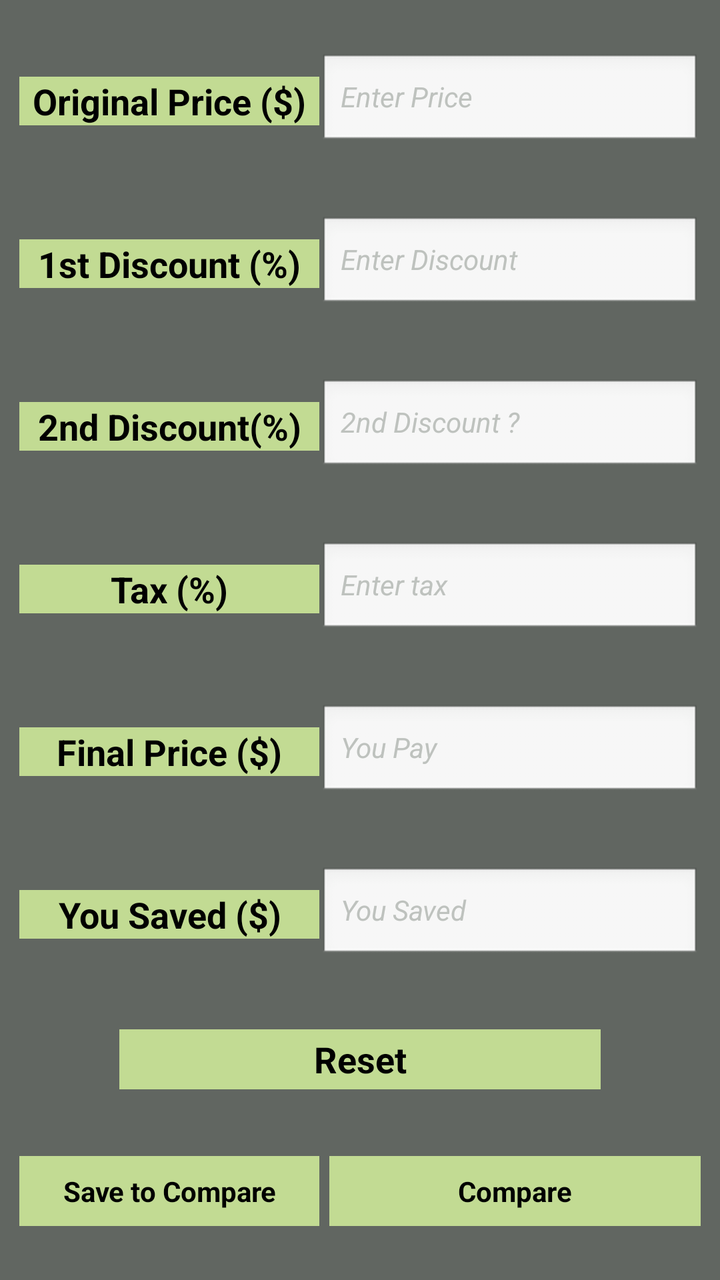
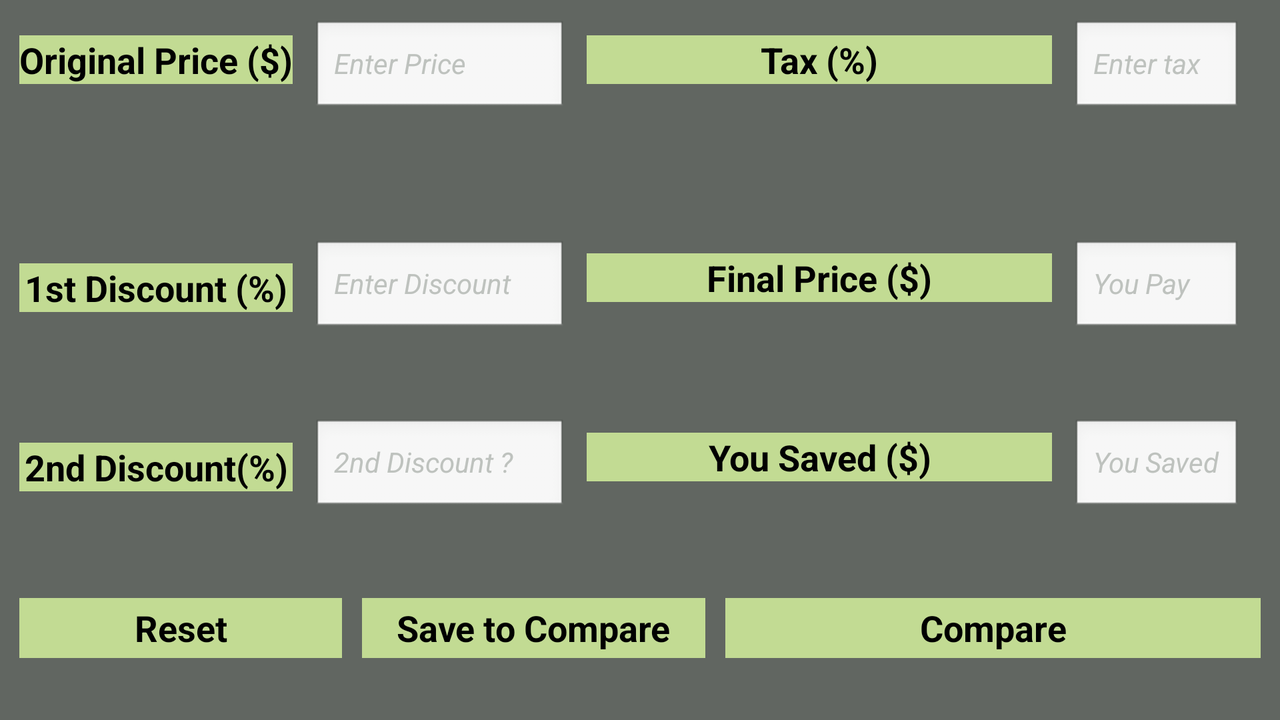

One screen, two layout resources from the same app: the default and the repository's alternative for another configuration. Each is rendered where Android would select it; the XML of both is given below.
<!-- AndroidManifest.xml: application theme AppTheme -->
<!-- res/layout/activity_main.xml -->
<LinearLayout xmlns:android="http://schemas.android.com/apk/res/android"
    xmlns:tools="http://schemas.android.com/tools"
    android:layout_width="match_parent"
    android:layout_height="match_parent"    
    android:orientation="vertical" 
    android:background="@android:color/darker_gray"   
    android:id="@+id/LinearLayout1"    
    android:paddingBottom="@dimen/activity_vertical_margin"
    android:paddingLeft="@dimen/activity_horizontal_margin"
    android:paddingRight="@dimen/activity_horizontal_margin"
    android:paddingTop="@dimen/activity_vertical_margin"
    tools:context="com.example.salepricecalculatornew.MainActivity" >

   <TableLayout
	    android:layout_width="match_parent"
	    android:layout_height="match_parent"
	    android:background="@color/backColor"
	    android:padding="10dp"
	    android:stretchColumns="1" >
		<TableRow
		     android:layout_weight="1"
		     android:gravity="center_vertical" >
             <Button
                android:id="@+id/button1"
                android:layout_width="wrap_content"
                android:layout_height="wrap_content"
                android:layout_column="0"
                android:layout_weight="1"
                android:text="@string/original_price"
                style="@style/ButtonStyle" />             
             <EditText
                android:id="@+id/editText1"
                android:layout_width="wrap_content"
                android:layout_height="wrap_content"
                android:layout_weight="1"
                android:ems="10"
                android:hint="@string/original_price_message"
 			    style="@style/TextStyle" >
             </EditText>
		   </TableRow> 
    	   <TableRow
            	android:layout_weight="1"
            	android:gravity="center_vertical" >
 			 <Button
 			     android:id="@+id/button2"
 			     android:layout_width="wrap_content"
 			     android:layout_height="wrap_content"
 			     android:layout_column="0"
 			     android:layout_weight="1"
 			     android:text="@string/discount"
 			     style="@style/ButtonStyle" /> 	 
 			 <EditText
 			     android:id="@+id/editText2"
 			     android:layout_width="wrap_content"
 			     android:layout_height="wrap_content"
 			     android:layout_weight="1"
 			     android:ems="10"
 			     android:hint="@string/discount_message"
 			     style="@style/TextStyle" />			
	   	</TableRow>
        <TableRow
      	      android:layout_weight="1"
      	      android:gravity="center_vertical" >    
    	  <Button
    	      android:id="@+id/button3"
    	      android:layout_width="wrap_content"
    	      android:layout_height="wrap_content"
    	      android:layout_column="0"
    	      android:layout_weight="1"
    	      android:text="@string/second_discount"
    	      style="@style/ButtonStyle" /> 	
    	  <EditText
    	      android:id="@+id/editText3"
    	      android:layout_width="wrap_content"
    	      android:layout_height="wrap_content"
    	      android:layout_weight="1"
    	      android:ems="10"
    	      android:hint="@string/second_discount_message"
 			  style="@style/TextStyle" />
		</TableRow>
  	    <TableRow
            android:layout_weight="1"
            android:gravity="center_vertical" >  	  
     		<Button
     		    android:id="@+id/button4"
     		    android:layout_width="wrap_content"
     		    android:layout_height="wrap_content"
     		    android:layout_column="0"
     		    android:layout_weight="1"
     		    android:text="@string/tax"
     		    style="@style/ButtonStyle" />   			
     		<EditText
     		    android:id="@+id/editText4"
     		    android:layout_width="wrap_content"
     		    android:layout_height="wrap_content"
     		    android:layout_weight="1"
     		    android:ems="10"
     		    android:hint="@string/tax_message"
 			    style="@style/TextStyle" />
		 </TableRow>	
 		 <TableRow
            android:layout_weight="1"
            android:gravity="center_vertical" >    
   		 	<Button
	   		     android:id="@+id/button5"
	   		     android:layout_width="wrap_content"
	   		     android:layout_height="wrap_content"
	   		     android:layout_column="0"
	   		     android:layout_weight="1"
	   		     android:text="@string/final_price"
	   		     style="@style/ButtonStyle" />   		 
   			 <EditText
	   		     android:id="@+id/editText5"
	   		     android:layout_width="wrap_content"
	   		     android:layout_height="wrap_content"
	   		     android:layout_weight="1"
	 	         android:clickable="false" 
			     android:cursorVisible="false" 
			     android:focusable="false" 
			     android:focusableInTouchMode="false"
	   		     android:ems="10"
	   		     android:hint="@string/final_price_message"
	 			 style="@style/TextStyle" />
 		 </TableRow>  	 
 		 <TableRow
            android:layout_weight="1"
            android:gravity="center_vertical" >
 	 	    <Button
	 	        android:id="@+id/button6"
	 	        android:layout_width="wrap_content"
	 	        android:layout_height="wrap_content"
	 	        android:layout_column="0"
	 	        android:layout_weight="1"
	 	        android:text="@string/saved"
	 	        style="@style/ButtonStyle" /> 	   
 	  	    <EditText
	 	         android:id="@+id/editText6"
	 	         android:layout_width="wrap_content"
	 	         android:layout_height="wrap_content"
	 	         android:layout_weight="1" 
	 	         android:clickable="false" 
			     android:cursorVisible="false" 
			     android:focusable="false" 
			     android:focusableInTouchMode="false"
	 	         android:ems="10"
	 	         android:hint="@string/saved_message"
	 			 style="@style/TextStyle" />	        
   		 </TableRow>
     	 <TableRow
            android:layout_weight="1"
            android:gravity="center_vertical" >
          	<Button
	           android:id="@+id/button7"
	           android:layout_width="50dp"
	           android:layout_height="30dp"
	           android:layout_marginLeft="50dp"             
	           android:layout_marginRight="50dp"
	           android:layout_weight="1"
	           android:text="@string/reset"
	           style="@style/ButtonStyle" />
  		 </TableRow>
 	 	<TableRow 
 	     	 android:layout_weight="1"
             android:gravity="center_vertical" >
       	  <Button
             android:id="@+id/button8"
             android:layout_width="wrap_content"
             android:layout_height="35dp"
             android:layout_weight="1"
             style="@style/ButtonStyle"
             android:textAppearance="@android:style/TextAppearance.Small"
             android:text="@string/savePage" />
         <Button 
             android:id="@+id/button9"
             android:layout_width="wrap_content"
             android:layout_height="35dp"
             android:layout_weight="1"
             android:layout_marginLeft="5dp"
             style="@style/ButtonStyle"
             android:textAppearance="@android:style/TextAppearance.Small"
             android:text="@string/showPage"/>
 	   </TableRow>	 
	</TableLayout>

</LinearLayout>
<!-- resources referenced by this layout -->
<resources>
  <color name="backColor">#616661</color>
  <string name="discount">1st Discount (%)</string>
  <string name="discount_message">Enter Discount</string>
  <string name="final_price">Final Price ($)</string>
  <string name="final_price_message">You Pay</string>
  <string name="original_price">Original Price ($)</string>
  <string name="original_price_message">Enter Price</string>
  <string name="reset">Reset</string>
  <string name="savePage">Save to Compare</string>
  <string name="saved">You Saved ($)</string>
  <string name="saved_message">You Saved</string>
  <string name="second_discount">2nd Discount(%)</string>
  <string name="second_discount_message">2nd Discount ?</string>
  <string name="showPage">Compare</string>
  <string name="tax">Tax (%)</string>
  <string name="tax_message">Enter tax</string>
  <style name="ButtonStyle">
  	    <item name="android:textColor">#000000</item>
  	    <item name="android:textStyle">bold</item>
  	    <item name="android:typeface">sans</item>
  	    <item name="android:textAppearance">@android:style/TextAppearance.Medium</item>
  	    <item name="android:background">#C2DB93</item>
  	 </style>
  <style name="TextStyle">
  	     <item name="android:inputType">numberDecimal</item>
  	     <item name="android:textStyle">italic</item>
  	     <item name="android:textColorHint">#BEC2BE</item>
  	    <item name="android:textAppearance">@android:style/TextAppearance.Small</item>
  	 </style>
  <style name="AppTheme" parent="AppBaseTheme">
          
      </style>
  <style name="AppBaseTheme" parent="android:Theme.Light">
          
      </style>
</resources>
<!-- res/layout-land/activity_main.xml (the repository's variant of the layout above) -->
<!-- drawn on the phone turned sideways -->
<?xml version="1.0" encoding="UTF-8"?>
<RelativeLayout xmlns:android="http://schemas.android.com/apk/res/android"    
    xmlns:tools="http://schemas.android.com/tools"    
    android:layout_width="match_parent"    
    android:layout_height="match_parent" 
    android:id="@+id/RelativeLayout1"   
    android:orientation="horizontal" 
	android:background="@android:color/darker_gray"
	tools:context="com.example.salepricecalculator.MainActivity"      
    android:paddingBottom="@dimen/activity_vertical_margin"    
    android:paddingLeft="@dimen/activity_horizontal_margin"    
    android:paddingRight="@dimen/activity_horizontal_margin"    
    android:paddingTop="@dimen/activity_vertical_margin"    >
      
    <TableLayout
	    android:layout_width="match_parent"
	    android:layout_height="match_parent"
	    android:background="@color/backColor"
	    android:padding="10dp"
	    android:stretchColumns="2" >
		<TableRow
		     android:layout_weight="1"
		     android:gravity="center_horizontal" >
             <Button
                android:id="@+id/button1"
                android:layout_width="wrap_content"
                android:layout_height="wrap_content"
                android:layout_column="0"
                android:layout_weight="1"
                android:text="@string/original_price"
                style="@style/ButtonStyle" />
             <EditText
                android:id="@+id/editText1"
                android:layout_width="wrap_content"
                android:layout_height="wrap_content"
                android:layout_weight="1"                
                android:layout_marginLeft="10dp"
                android:layout_marginRight="10dp"
                android:hint="@string/original_price_message"
 			    style="@style/TextStyle" >           
         	</EditText>
			 <Button
     		    android:id="@+id/button4"
     		    android:layout_width="wrap_content"
     		    android:layout_height="wrap_content"
     		    android:layout_column="2"
     		    android:layout_weight="1"
     		    android:text="@string/tax"
     		    style="@style/ButtonStyle" />    			
     		<EditText
     		    android:id="@+id/editText4"
     		    android:layout_width="wrap_content"
     		    android:layout_height="wrap_content"
     		    android:layout_weight="1"
                android:layout_marginLeft="10dp"
                android:layout_marginRight="10dp"
     		    android:hint="@string/tax_message"
 			    style="@style/TextStyle" />
		 </TableRow> 		   
		 <TableRow
      	      android:layout_weight="1"
      	      android:gravity="center_vertical" >
    		<Button
 			     android:id="@+id/button2"
 			     android:layout_width="wrap_content"
 			     android:layout_height="wrap_content"
 			     android:layout_column="0"
 			     android:layout_weight="1"
 			     android:text="@string/discount"
 			     style="@style/ButtonStyle" /> 	 
 			 <EditText
 			     android:id="@+id/editText2"
 			     android:layout_width="wrap_content"
 			     android:layout_height="wrap_content"
 			     android:layout_weight="1"
                 android:layout_marginLeft="10dp"
                 android:layout_marginRight="10dp"
 			     android:hint="@string/discount_message"
 			     style="@style/TextStyle" />             
    	 <Button
   		     android:id="@+id/button5"
   		     android:layout_width="wrap_content"
   		     android:layout_height="wrap_content"
   		     android:layout_column="1"
   		     android:layout_weight="1"
     		 android:layout_marginBottom="5dp"
   		     android:text="@string/final_price"
   		     style="@style/ButtonStyle" />   		 
   		 <EditText
   		     android:id="@+id/editText5"
   		     android:layout_width="wrap_content"
   		     android:layout_height="wrap_content"
   		     android:layout_weight="1"
             android:layout_marginLeft="10dp"
             android:layout_marginRight="10dp"
   		     android:hint="@string/final_price_message"
 			 style="@style/TextStyle" />    	  
		</TableRow>		
		<TableRow
            android:layout_weight="1"
            android:gravity="center_vertical" >
     		<Button
    	      android:id="@+id/button3"
    	      android:layout_width="wrap_content"
    	      android:layout_height="wrap_content"
    	      android:layout_column="0"
    	      android:layout_weight="1"
    	      android:text="@string/second_discount"
    	      style="@style/ButtonStyle" /> 	
    	  <EditText
    	      android:id="@+id/editText3"
    	      android:layout_width="wrap_content"
    	      android:layout_height="wrap_content"
    	      android:layout_weight="1"
              android:layout_marginLeft="10dp"
              android:layout_marginRight="10dp"
    	      android:hint="@string/second_discount_message"
 			  style="@style/TextStyle" />    		 
   		 <Button
 	          android:id="@+id/button6"
 	          android:layout_width="wrap_content"
 	          android:layout_height="wrap_content"
 	          android:layout_column="1"
 	          android:layout_weight="1"
     		  android:layout_marginBottom="5dp"
 	          android:text="@string/saved"
 	          style="@style/ButtonStyle" /> 	   
 	      <EditText
 	          android:id="@+id/editText6"
 	          android:layout_width="wrap_content"
 	          android:layout_height="wrap_content"
 	          android:layout_weight="1"
              android:layout_marginLeft="10dp"
              android:layout_marginRight="10dp"
 	          android:hint="@string/saved_message"
 			  style="@style/TextStyle" />
 		 </TableRow>  		 
 		 <TableRow
            android:layout_weight="1"
            android:gravity="center_vertical" >
          <Button
             android:id="@+id/button7"
             android:layout_height="30dp"
             android:layout_weight="1"
             android:layout_marginRight="10dp"
             android:text="@string/reset"
             style="@style/ButtonStyle" />
          <Button
             android:id="@+id/button8"
             android:layout_height="30dp"
             android:layout_weight="1"   
             android:layout_marginRight="10dp"
             style="@style/ButtonStyle"
             android:text="@string/savePage" />          
         <Button 
             android:id="@+id/button9"
             android:layout_height="30dp"
             android:layout_weight="1"
             style="@style/ButtonStyle"
             android:text="@string/showPage"/>          
 		 </TableRow>
 	</TableLayout>
 </RelativeLayout>
